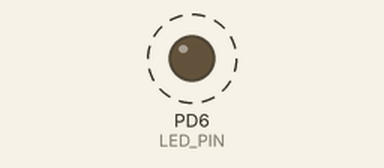
This program was run on a simulated ATmega32, built with avr-gcc and emulated at 8 MHz (the files do not name the chip). Shown: output pins drawn as LEDs (lit = HIGH). Dashed ring = blinking. The board resets itself during the run and starts again.

Above: at 0.2 s.
Timing chart, 0 to 3.5 s (numbered marks = the images above):
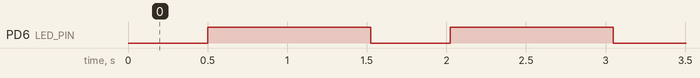

The program:

main.c
```c
/*
 * WDT.c
 *
 * Created: 6/30/2023 5:23:52 PM
 * Author : Abdallah Khater
 */

#define F_CPU 8000000UL
#include <avr/io.h>
#include <util/delay.h>

#define SET_BIT(REG,BIT)       (REG |= (1 << BIT))
#define RESET_BIT(REG,BIT)     (REG &= ~(1 << BIT))
#define TOGGLE_BIT(REG,BIT)    (REG ^= (1 << BIT))
#define READ_BIT(REG,BIT)      ((REG >> BIT) & 0x01)

#define LED_DDR                 DDRD
#define LED_PORT                PORTD
#define LED_PIN                 6

void WDT_OFF()
{
    // In the same operation, write a logic one to WDTOE and WDE.
    // A logic one must be written to WDE even though it is set to one before the disable operation starts.
    WDTCR |= ((1 << WDE) | (1 << WDTOE));

    // Within the next four clock cycles, write a logic 0 to WDE. This disables the Watchdog.
    WDTCR = 0x0; // Reset register to initial values
}

void WDT_ON()
{
    // When the WDE is written to logic one, the Watchdog Timer is enabled
    WDTCR |= (1 << WDE) | (1 << WDP1) | (1 << WDP2); // // Prescalers WDP1..2 are set , WDP0 is reset for typical timeout at (Vcc = 5.0v) = 1.0s
    RESET_BIT(WDTCR,WDP0);
}


int main(void)
{
    SET_BIT(LED_DDR, LED_PIN); //SET LED PIN as output
    _delay_ms(500);
    while (1)
    {
        WDT_ON();
        TOGGLE_BIT(LED_PORT, LED_PIN); //Toggle LED PIN
        _delay_ms(2000);
        WDT_OFF();
    }
}
```

Measured:
- by itself, PD6 (LED_PIN): alternates HIGH for 1.0 s and LOW for 0.50 s
